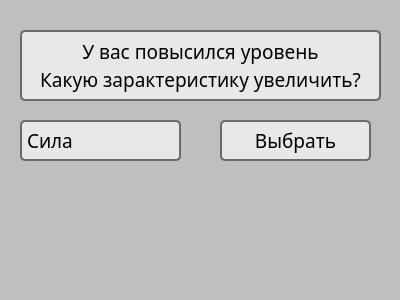
<?xml version="1.0" encoding="UTF-8"?>
<ui version="4.0">
 <class>LvlUpForm</class>
 <widget class="QWidget" name="LvlUpForm">
  <property name="geometry">
   <rect>
    <x>0</x>
    <y>0</y>
    <width>400</width>
    <height>300</height>
   </rect>
  </property>
  <property name="windowTitle">
   <string>Form</string>
  </property>
  <property name="styleSheet">
   <string notr="true">background-color: #bfbfbf;
color: black;</string>
  </property>
  <widget class="QLabel" name="label_Characteristics">
   <property name="geometry">
    <rect>
     <x>20</x>
     <y>60</y>
     <width>361</width>
     <height>41</height>
    </rect>
   </property>
   <property name="font">
    <font>
     <family>CaskaydiaCove Nerd Font</family>
     <pointsize>14</pointsize>
    </font>
   </property>
   <property name="styleSheet">
    <string notr="true">border-left: 2px solid #6b6b6b;
border-right: 2px solid #6b6b6b;
border-bottom: 2px solid #6b6b6b;
border-top: none;
background-color: #e8e8e8;
color: black;
border-bottom-left-radius: 5px;
border-bottom-right-radius: 5px;</string>
   </property>
   <property name="text">
    <string>Какую зарактеристику увеличить?</string>
   </property>
   <property name="alignment">
    <set>Qt::AlignCenter</set>
   </property>
  </widget>
  <widget class="QLabel" name="label_Characteristics_2">
   <property name="geometry">
    <rect>
     <x>20</x>
     <y>30</y>
     <width>361</width>
     <height>41</height>
    </rect>
   </property>
   <property name="font">
    <font>
     <family>CaskaydiaCove Nerd Font</family>
     <pointsize>14</pointsize>
    </font>
   </property>
   <property name="styleSheet">
    <string notr="true">border-left: 2px solid #6b6b6b;
border-right: 2px solid #6b6b6b;
border-bottom: none;
border-top: 2px solid #6b6b6b;
background-color: #e8e8e8;
color: black;
border-top-left-radius: 5px;
border-top-right-radius: 5px;</string>
   </property>
   <property name="text">
    <string>У вас повысился уровень</string>
   </property>
   <property name="alignment">
    <set>Qt::AlignCenter</set>
   </property>
  </widget>
  <widget class="QComboBox" name="chooseBox">
   <property name="geometry">
    <rect>
     <x>20</x>
     <y>120</y>
     <width>161</width>
     <height>41</height>
    </rect>
   </property>
   <property name="font">
    <font>
     <family>CaskaydiaCove Nerd Font</family>
     <pointsize>14</pointsize>
    </font>
   </property>
   <property name="styleSheet">
    <string notr="true">QComboBox {
    background-color: #e8e8e8;
    border: 2px solid #6b6b6b;
    border-radius: 5px;
    padding: 5px;
    color: #000000;
}

QComboBox::drop-down {
    width: 20px;
    border: none;
}

QComboBox::drop-down:disabled {
    background-color: transparent;
}

QComboBox::down-arrow {
    image: url(../Sources/arrow_down.png); 
}

QComboBox::down-arrow:disabled {
    image: none;
}

QComboBox::down-arrow:on {
    image: url(../Sources/arrow_up.png); 
}

QComboBox QAbstractItemView {
    background-color: #e8e8e8;
    border: 2px solid #6b6b6b;
    border-radius: 5px;
    color: #000000;
    padding: 5px;
    selection-background-color: #cfcfcf;
}</string>
   </property>
   <item>
    <property name="text">
     <string>Сила</string>
    </property>
   </item>
   <item>
    <property name="text">
     <string>Ловкость</string>
    </property>
   </item>
   <item>
    <property name="text">
     <string>Выносливость</string>
    </property>
   </item>
   <item>
    <property name="text">
     <string>Интеллект</string>
    </property>
   </item>
   <item>
    <property name="text">
     <string>Мудрость</string>
    </property>
   </item>
   <item>
    <property name="text">
     <string>Харизма</string>
    </property>
   </item>
  </widget>
  <widget class="QPushButton" name="selectButton">
   <property name="geometry">
    <rect>
     <x>220</x>
     <y>120</y>
     <width>151</width>
     <height>41</height>
    </rect>
   </property>
   <property name="font">
    <font>
     <family>CaskaydiaCove Nerd Font</family>
     <pointsize>14</pointsize>
    </font>
   </property>
   <property name="styleSheet">
    <string notr="true">QPushButton {
        background-color: #e8e8e8;
        border: 2px solid #6b6b6b;
        border-radius: 5px;
        padding: 5px 10px;
        color: #000000;
    }
    QPushButton:hover {
        background-color: #cfcfcf;
    }
    QPushButton:pressed {
        background-color: #bfbfbf;
    }
QPushButton:disabled {
    color: gray;
}</string>
   </property>
   <property name="text">
    <string>Выбрать</string>
   </property>
  </widget>
 </widget>
 <resources/>
 <connections/>
</ui>
